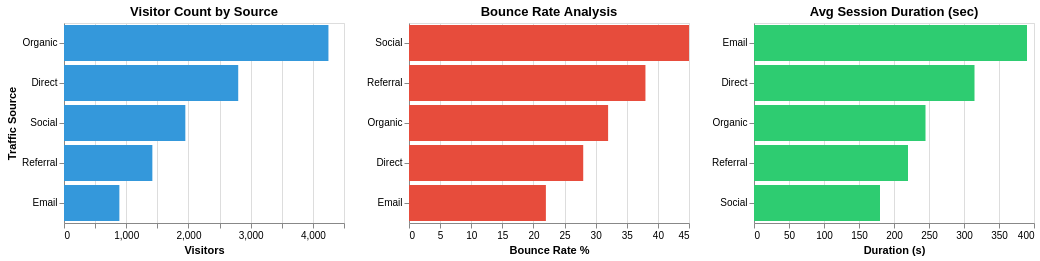

Write a Vega-Lite specification for this figure.
### Vega-Lite specification from a JSON file in a GitHub repository (floating-point values rounded to 4 significant figures)
{"$schema": "https://vega.github.io/schema/vega-lite/v6.json", "description": "Dashboard: Web analytics - traffic sources side by side", "data": {"values": [{"source": "Organic", "visitors": 4250, "bounceRate": 32, "avgDuration": 245}, {"source": "Direct", "visitors": 2800, "bounceRate": 28, "avgDuration": 315}, {"source": "Social", "visitors": 1950, "bounceRate": 45, "avgDuration": 180}, {"source": "Referral", "visitors": 1420, "bounceRate": 38, "avgDuration": 220}, {"source": "Email", "visitors": 890, "bounceRate": 22, "avgDuration": 390}]}, "hconcat": [{"title": "Visitor Count by Source", "mark": {"type": "bar", "color": "#3498db"}, "encoding": {"y": {"field": "source", "type": "nominal", "axis": {"title": "Traffic Source"}, "sort": "-x"}, "x": {"field": "visitors", "type": "quantitative", "axis": {"title": "Visitors", "format": ",.0f"}}}, "width": 280, "height": 200}, {"title": "Bounce Rate Analysis", "mark": {"type": "bar", "color": "#e74c3c"}, "encoding": {"y": {"field": "source", "type": "nominal", "axis": {"title": null}, "sort": "-x"}, "x": {"field": "bounceRate", "type": "quantitative", "axis": {"title": "Bounce Rate %", "format": ".0f"}}}, "width": 280, "height": 200}, {"title": "Avg Session Duration (sec)", "mark": {"type": "bar", "color": "#2ecc71"}, "encoding": {"y": {"field": "source", "type": "nominal", "axis": {"title": null}, "sort": "-x"}, "x": {"field": "avgDuration", "type": "quantitative", "axis": {"title": "Duration (s)", "format": ".0f"}}}, "width": 280, "height": 200}]}
